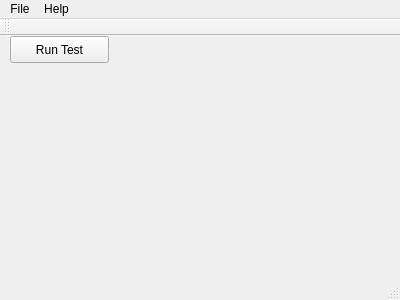
<?xml version="1.0" encoding="UTF-8"?>
<ui version="4.0">
 <class>MainWindow</class>
 <widget class="QMainWindow" name="MainWindow">
  <property name="geometry">
   <rect>
    <x>0</x>
    <y>0</y>
    <width>400</width>
    <height>300</height>
   </rect>
  </property>
  <property name="windowTitle">
   <string>MainWindow</string>
  </property>
  <widget class="QWidget" name="centralWidget">
   <widget class="QPushButton" name="run_test_button">
    <property name="geometry">
     <rect>
      <x>10</x>
      <y>0</y>
      <width>99</width>
      <height>27</height>
     </rect>
    </property>
    <property name="text">
     <string>Run Test</string>
    </property>
   </widget>
  </widget>
  <widget class="QMenuBar" name="menuBar">
   <property name="geometry">
    <rect>
     <x>0</x>
     <y>0</y>
     <width>400</width>
     <height>25</height>
    </rect>
   </property>
   <widget class="QMenu" name="menuProcedimental_Porous_Geometries">
    <property name="title">
     <string>File</string>
    </property>
   </widget>
   <widget class="QMenu" name="menuHelp">
    <property name="title">
     <string>Help</string>
    </property>
   </widget>
   <addaction name="menuProcedimental_Porous_Geometries"/>
   <addaction name="menuHelp"/>
  </widget>
  <widget class="QToolBar" name="mainToolBar">
   <attribute name="toolBarArea">
    <enum>TopToolBarArea</enum>
   </attribute>
   <attribute name="toolBarBreak">
    <bool>false</bool>
   </attribute>
  </widget>
  <widget class="QStatusBar" name="statusBar"/>
 </widget>
 <layoutdefault spacing="6" margin="11"/>
 <resources/>
 <connections/>
</ui>
